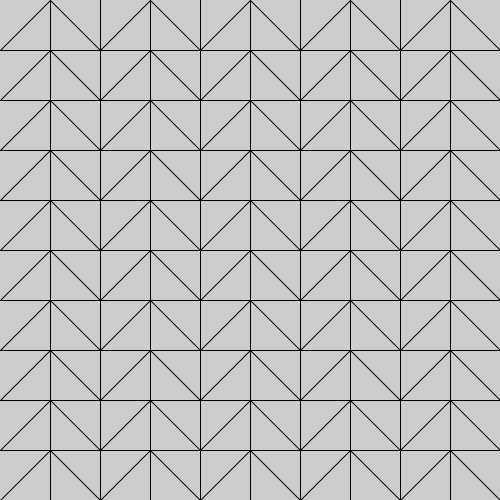
Frame 1 (no input)
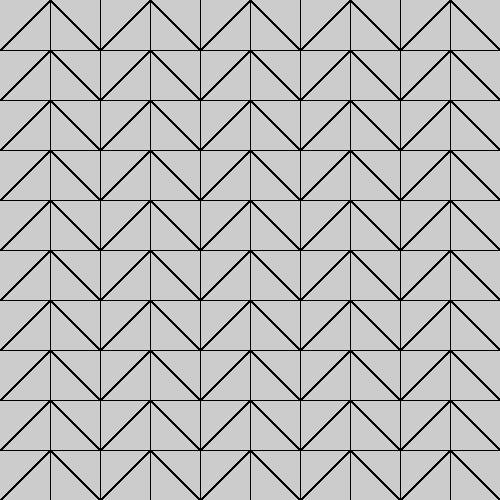
Frame 60 (the mouse pressed at the canvas centre just before this capture)
Frame 120 (the mouse held since frame 60 and released just before this capture): identical to frame 60, image omitted

The Processing sketch that drew these frames (run headless with seeded random() and noise(); from frame 60 on, the mouse is pressed at the canvas centre):

// Processing sketch: processing_38338
// ── processing_38338.pde

//I wanted my project to be simple yet complex
//so I designed this sketch with triangles, lines, and rectangles
//that change colors and lineweight upon mouse click.
//The design is ment to be a sort of optical illusion of shape and color.
//The initial image shows the sketch in its simplest form and
//once the mouse is pressed the composition is up to the computer as the "drawing machine."


void setup() {
  size(500, 500);
}

int x=50; //for the rotated sqaure at bottom of code

//sets the parameters for the triangles
void tri() {
  for (int X=0; X<width/50; X++) {
    for (int Y=0;Y<height/50;Y++) {
      triangle(50+(X*100), 0+(Y*50), 0+(X*100), 50+(Y*50), 100+(X*100), 50+(Y*50));
    }
  }
}

//sets the parameters for the verticle lines
void li() {
  for (int X=0; X<width/50;X++) {
    for (int Y=0;Y<width/50;Y++) {
      line(50+(X*50), 0, 50+(X*50), height);
    }
  }
}


//this draws the initial image once the sketch is played
//it shows the raw design of the sketch in the simplest form
void draw() {
  li();
  noFill();
  tri();
}

//when the mouse is pressed the sketch changes 
//with line weight,triangle color, and rectangles
void mousePressed() {

  strokeWeight(random(1, 10));
  stroke(0);
  li();
  fill(random(0, 255), random(0, 255), random(0, 255));
  tri();


  //controls the black and white transparent rectangles across the page
  for (int X=0; X<width/50; X++) {
    for (int Y=0;Y<height/50;Y++) {
      fill(255, 25);
      rect(50+(X*100), 0+(Y*50), 50, 50);
      fill(0, 0, 0, 75);
      rect(0+(X*100), 0+(Y*50), 50, 50);
    }
  }


  //red checkered board squares
  for (int X=0; X<width/50; X++) {
    for (int Y=0;Y<height/50; Y++) {
      fill(255, 0, 0, 50);
      rect(0+(X*100), 0+(Y*100), 50, 50);
      rect(50+(X*100), 50+(Y*100), 50, 50);
    }
  }

  noStroke();


  //diamond squares that decrease in size towards the center
  fill(255, 255, 0, 100);
  quad(250, 0, 0, 250, 250, width, width, 250);
  if (mousePressed) {
    quad(250, 0+x, 0+x, 250, 250, width-x, width-x, 250);
    if (x<250) {
      x+=50;
    }
    else {
      x=50;
    }
  }
}
